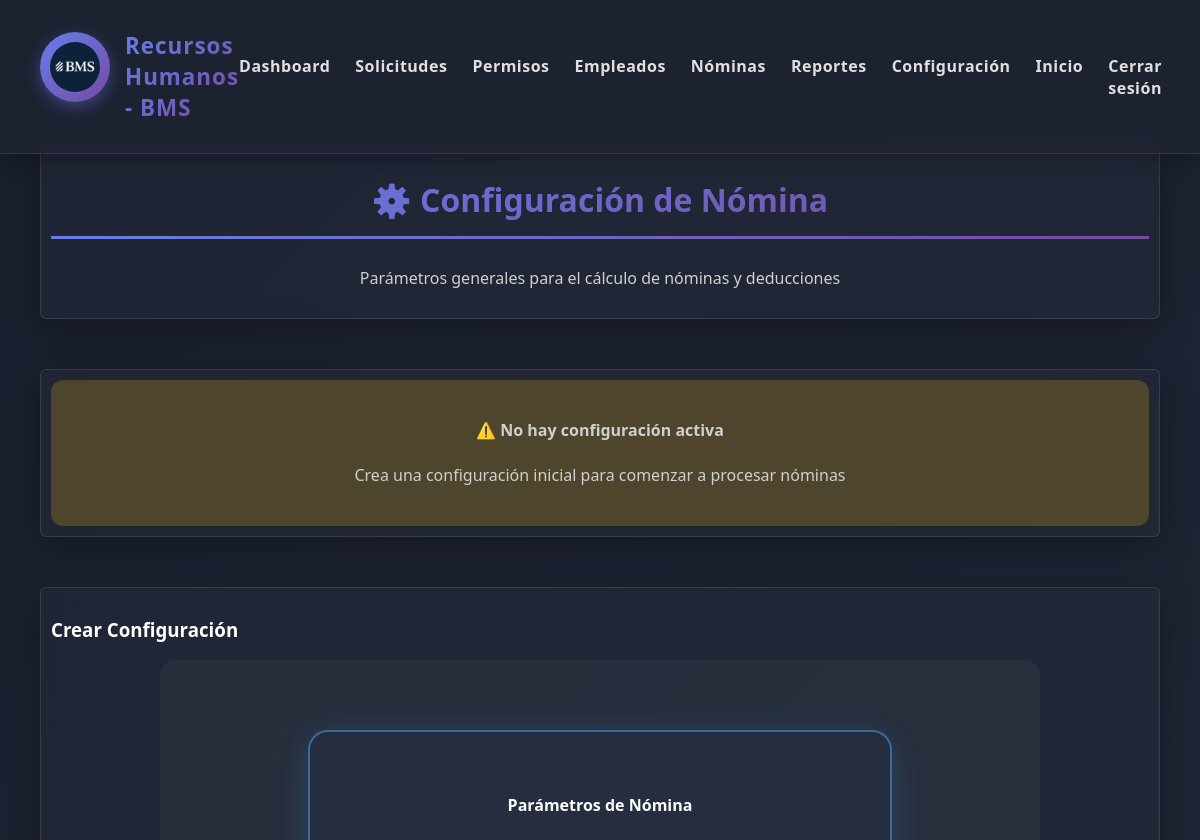
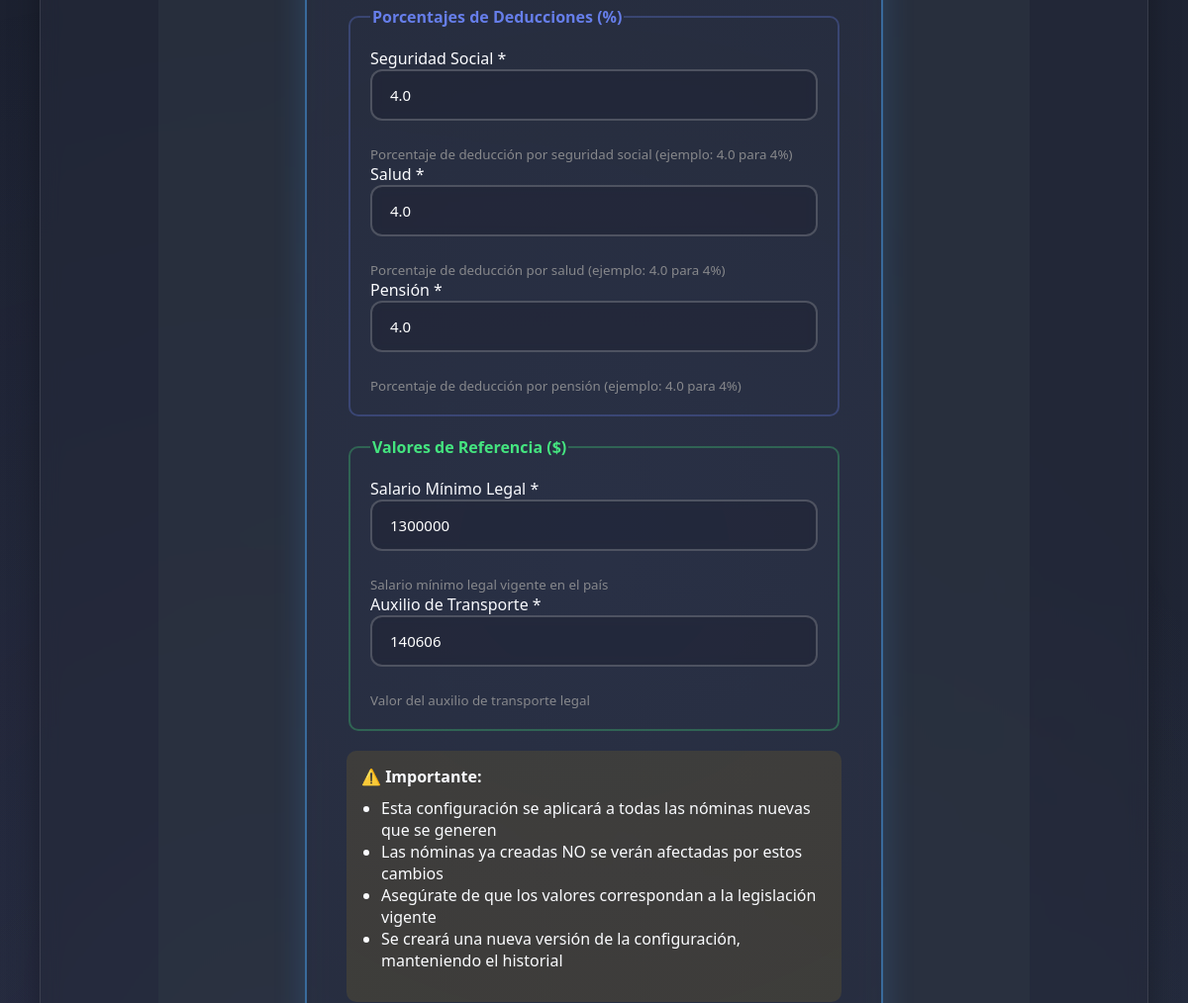
The app's page /rrhh/configuracion/ (signed in, upper part), older data (2 pictures, top to bottom).
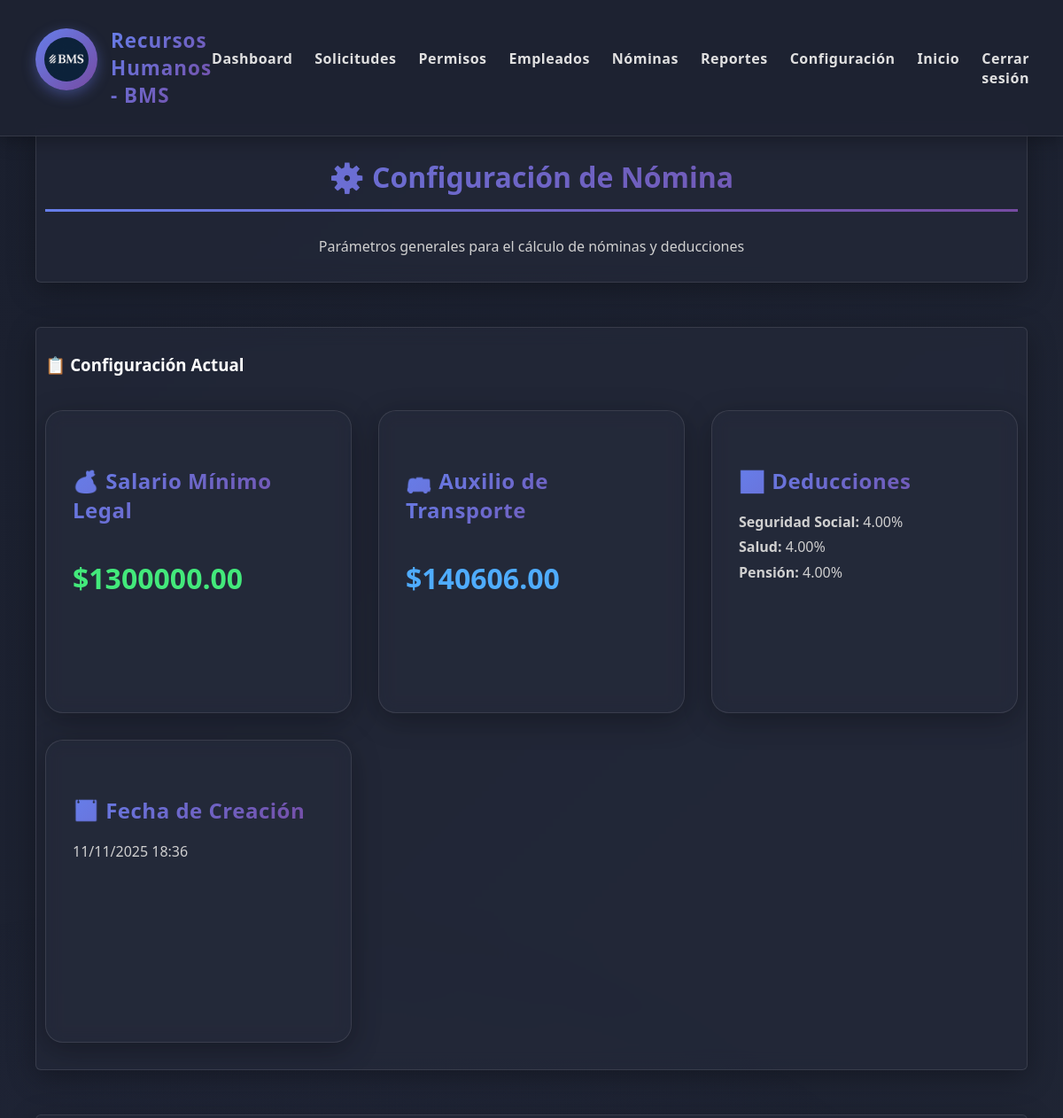
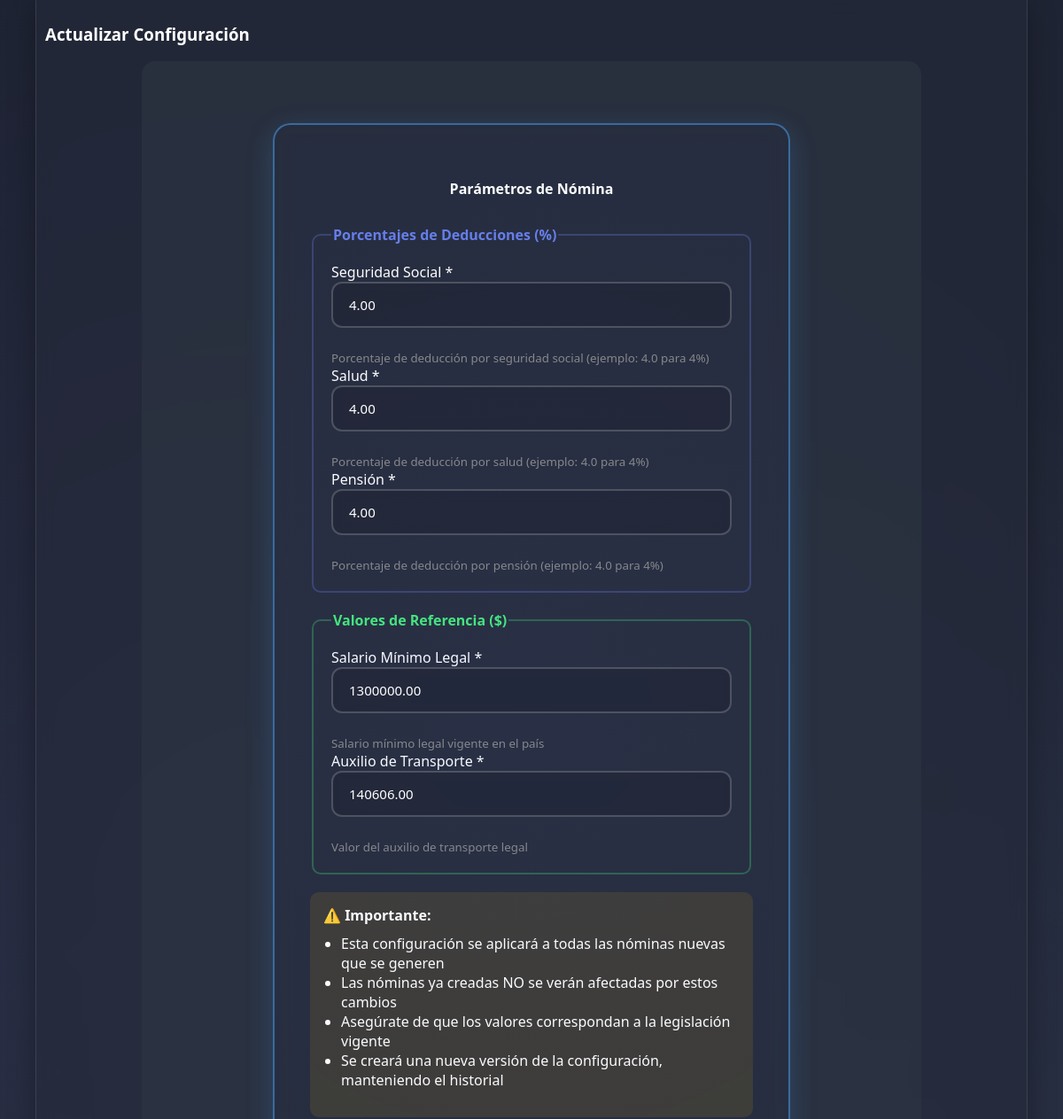
The same page, newer data (2 pictures, top to bottom).
### core3/models.py (models this page shows, shortened)
class ConfiguracionNomina(models.Model):
    porcentaje_seguridad_social = models.DecimalField(max_digits=5, decimal_places=2, default=4.0)
    porcentaje_salud = models.DecimalField(max_digits=5, decimal_places=2, default=4.0)
    porcentaje_pension = models.DecimalField(max_digits=5, decimal_places=2, default=4.0)
    valor_auxilio_transporte = models.DecimalField(max_digits=10, decimal_places=2, default=140606)
    salario_minimo_legal = models.DecimalField(max_digits=10, decimal_places=2, default=1300000)
    activo = models.BooleanField(default=True)
    fecha_creacion = models.DateTimeField(auto_now_add=True)
    class Meta:
        verbose_name = 'Configuración de Nómina'
        verbose_name_plural = 'Configuraciones de Nómina'
        ordering = ['-fecha_creacion']

### core3/views.py (the view)
# urls.py: path('configuracion/', views.configuracion_nomina, name='configuracion_nomina'),
@login_required
@user_passes_test(es_rrhh)
def configuracion_nomina(request):
    config = ConfiguracionNomina.objects.filter(activo=True).first()
    if request.method == 'POST':
        if config:
            form = ConfiguracionNominaForm(request.POST, instance=config)
        else:
            form = ConfiguracionNominaForm(request.POST)
        if form.is_valid():
            ConfiguracionNomina.objects.all().update(activo=False)
            nueva_config = form.save(commit=False)
            nueva_config.activo = True
            nueva_config.save()
            messages.success(request, 'Configuración de nómina actualizada.')
            return redirect('configuracion_nomina')
    else:
        form = ConfiguracionNominaForm(instance=config) if config else ConfiguracionNominaForm()
    context = {
        'form': form,
        'config': config,
    }
    return render(request, 'core3/configuracion/nomina.html', context)

### core3/forms.py
class ConfiguracionNominaForm(forms.ModelForm):
    class Meta:
        model = ConfiguracionNomina
        fields = ['porcentaje_seguridad_social', 'porcentaje_salud', 'porcentaje_pension',
                  'valor_auxilio_transporte', 'salario_minimo_legal']
        widgets = {
            'porcentaje_seguridad_social': forms.NumberInput(attrs={'class': 'input', 'step': '0.01'}),
            'porcentaje_salud': forms.NumberInput(attrs={'class': 'input', 'step': '0.01'}),
            'porcentaje_pension': forms.NumberInput(attrs={'class': 'input', 'step': '0.01'}),
            'valor_auxilio_transporte': forms.NumberInput(attrs={'class': 'input', 'step': '0.01'}),
            'salario_minimo_legal': forms.NumberInput(attrs={'class': 'input', 'step': '0.01'}),
        }

### core3/views.py (called while the page is built)
def es_rrhh(user):
    return user.is_staff or user.is_superuser

### core3/templates/core3/configuracion/nomina.html (shortened to what the changed rows need)
{% extends 'core3/base_rrhh.html' %}
{% load static %}
{% block content %}
<main class="main-content">
    <section class="seccion texto-centro">
        <h2>⚙️ Configuración de Nómina</h2>
    </section>
    {% if config %}
    <section class="seccion">
        <h3>📋 Configuración Actual</h3>
        <div class="cards-container">
            <div class="card">
                <h4 class="card-title">💰 Salario Mínimo Legal</h4>
                <p class="card-content" style="font-size: 2rem; font-weight: bold; color: #43e97b;">
                    ${{ config.salario_minimo_legal|floatformat:2 }}
                </p>
            </div>
            <div class="card">
                <h4 class="card-title">🚌 Auxilio de Transporte</h4>
                <p class="card-content" style="font-size: 2rem; font-weight: bold; color: #4facfe;">
                    ${{ config.valor_auxilio_transporte|floatformat:2 }}
                </p>
            </div>
            <div class="card">
                <h4 class="card-title">📊 Deducciones</h4>
                <p class="card-content">
                    <strong>Seguridad Social:</strong> {{ config.porcentaje_seguridad_social }}%<br>
                    <strong>Salud:</strong> {{ config.porcentaje_salud }}%<br>
                    <strong>Pensión:</strong> {{ config.porcentaje_pension }}%
                </p>
            </div>
            <div class="card">
                <h4 class="card-title">📅 Fecha de Creación</h4>
                <p class="card-content">
                    {{ config.fecha_creacion|date:"d/m/Y H:i" }}
                </p>
            </div>
        </div>
    </section>
    {% else %}
    <section class="seccion">
        <div style="background: rgba(255, 193, 7, 0.2); padding: 20px; border-radius: 12px; text-align: center;">
            <p><strong>⚠️ No hay configuración activa</strong></p>
            <p>Crea una configuración inicial para comenzar a procesar nóminas</p>
        </div>
    </section>
    {% endif %}
    <section class="seccion">
        <h3>{% if config %}Actualizar Configuración{% else %}Crear Configuración{% endif %}</h3>
        <div class="form-section">
            <form method="POST" class="form azul">
                <fieldset style="border: 2px solid rgba(102, 126, 234, 0.3); padding: 20px; border-radius: 10px; margin-bottom: 20px;">
                    <div>
                        <label for="{{ form.porcentaje_seguridad_social.id_for_label }}">Seguridad Social *</label>
                        {{ form.porcentaje_seguridad_social }}
                        <small style="display: block; margin-top: 5px; color: #888;">
                            Porcentaje de deducción por seguridad social (ejemplo: 4.0 para 4%)
                        </small>
                    </div>
                    <div>
                        <label for="{{ form.porcentaje_salud.id_for_label }}">Salud *</label>
                        {{ form.porcentaje_salud }}
                        <small style="display: block; margin-top: 5px; color: #888;">
                            Porcentaje de deducción por salud (ejemplo: 4.0 para 4%)
                        </small>
                    </div>
                    <div>
                        <label for="{{ form.porcentaje_pension.id_for_label }}">Pensión *</label>
                        {{ form.porcentaje_pension }}
                        <small style="display: block; margin-top: 5px; color: #888;">
                            Porcentaje de deducción por pensión (ejemplo: 4.0 para 4%)
                        </small>
                    </div>
                </fieldset>
                <fieldset style="border: 2px solid rgba(67, 227, 123, 0.3); padding: 20px; border-radius: 10px; margin-bottom: 20px;">
                    <div>
                        <label for="{{ form.salario_minimo_legal.id_for_label }}">Salario Mínimo Legal *</label>
                        {{ form.salario_minimo_legal }}
                        <small style="display: block; margin-top: 5px; color: #888;">
                            Salario mínimo legal vigente en el país
                        </small>
                    </div>
                    <div>
                        <label for="{{ form.valor_auxilio_transporte.id_for_label }}">Auxilio de Transporte *</label>
                        {{ form.valor_auxilio_transporte }}
                        <small style="display: block; margin-top: 5px; color: #888;">
                            Valor del auxilio de transporte legal
                        </small>
                    </div>
                </fieldset>
            </form>
        </div>
    </section>
</main>
{% endblock %}

Row changes from the older to the newer data that the page shows:
added ConfiguracionNomina: salario_minimo_legal "1300000.00", valor_auxilio_transporte "140606.00", porcentaje_seguridad_social "4.00", porcentaje_salud "4.00", porcentaje_pension "4.00", fecha_creacion "11/11/2025 18:36"
Text that changed along with them:
form field porcentaje_seguridad_social: "4.0" → (not shown)
form field porcentaje_salud: "4.0" → (not shown)
form field porcentaje_pension: "4.0" → (not shown)
form field salario_minimo_legal: "1300000" → (not shown)
form field valor_auxilio_transporte: "140606" → (not shown)
text no longer shown: "⚠️ No hay configuración activa Crea una configuración inicial para comenzar a procesar nóminas Crear Configuración"
text now shown: "📋 Configuración Actual 💰 Salario Mínimo Legal $ 🚌 Auxilio de Transporte $ 📊 Deducciones Seguridad Social: % Salud: % Pensión: % 📅 Fecha de Creación Actualizar Configuración"
